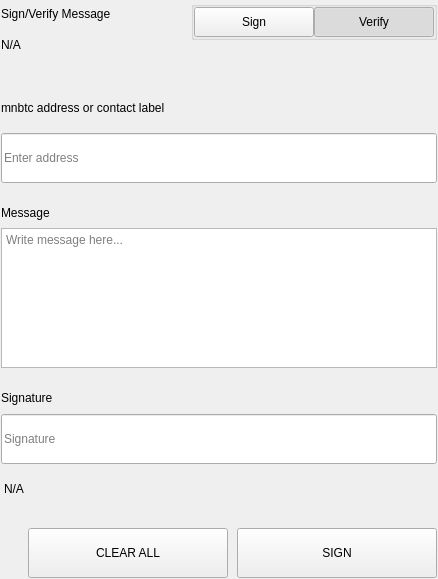
<?xml version="1.0" encoding="UTF-8"?>
<ui version="4.0">
 <class>SettingsSignMessageWidgets</class>
 <widget class="QWidget" name="SettingsSignMessageWidgets">
  <property name="geometry">
   <rect>
    <x>0</x>
    <y>0</y>
    <width>438</width>
    <height>579</height>
   </rect>
  </property>
  <property name="windowTitle">
   <string>Form</string>
  </property>
  <layout class="QVBoxLayout" name="verticalLayout">
   <property name="spacing">
    <number>0</number>
   </property>
   <property name="leftMargin">
    <number>0</number>
   </property>
   <property name="topMargin">
    <number>0</number>
   </property>
   <property name="rightMargin">
    <number>0</number>
   </property>
   <property name="bottomMargin">
    <number>0</number>
   </property>
   <item>
    <widget class="QWidget" name="left" native="true">
     <layout class="QVBoxLayout" name="verticalLayout_3">
      <property name="leftMargin">
       <number>0</number>
      </property>
      <property name="topMargin">
       <number>0</number>
      </property>
      <property name="rightMargin">
       <number>0</number>
      </property>
      <property name="bottomMargin">
       <number>0</number>
      </property>
      <item>
       <widget class="QWidget" name="container_sign" native="true">
        <layout class="QVBoxLayout" name="verticalLayout_2">
         <property name="spacing">
          <number>0</number>
         </property>
         <property name="leftMargin">
          <number>1</number>
         </property>
         <property name="topMargin">
          <number>1</number>
         </property>
         <property name="rightMargin">
          <number>1</number>
         </property>
         <property name="bottomMargin">
          <number>1</number>
         </property>
         <item>
          <layout class="QHBoxLayout" name="horizontalLayout_3" stretch="3,1">
           <property name="spacing">
            <number>40</number>
           </property>
           <item>
            <layout class="QVBoxLayout" name="verticalLayoutTitle">
             <property name="spacing">
              <number>5</number>
             </property>
             <item>
              <widget class="QLabel" name="labelTitle">
               <property name="text">
                <string>Sign/Verify Message</string>
               </property>
              </widget>
             </item>
             <item>
              <widget class="QLabel" name="labelSubtitle1">
               <property name="text">
                <string notr="true">N/A</string>
               </property>
               <property name="wordWrap">
                <bool>true</bool>
               </property>
              </widget>
             </item>
            </layout>
           </item>
           <item alignment="Qt::AlignRight|Qt::AlignTop">
            <widget class="QWidget" name="containerSwitch" native="true">
             <property name="styleSheet">
              <string notr="true">#containerSwitch{
	padding-top:9px;
}</string>
             </property>
             <layout class="QVBoxLayout" name="verticalLayout_6">
              <property name="spacing">
               <number>4</number>
              </property>
              <property name="leftMargin">
               <number>0</number>
              </property>
              <property name="topMargin">
               <number>0</number>
              </property>
              <property name="rightMargin">
               <number>0</number>
              </property>
              <property name="bottomMargin">
               <number>0</number>
              </property>
              <item alignment="Qt::AlignRight">
               <widget class="QGroupBox" name="groupBox">
                <property name="sizePolicy">
                 <sizepolicy hsizetype="Fixed" vsizetype="Preferred">
                  <horstretch>0</horstretch>
                  <verstretch>0</verstretch>
                 </sizepolicy>
                </property>
                <property name="title">
                 <string/>
                </property>
                <property name="alignment">
                 <set>Qt::AlignRight|Qt::AlignTop|Qt::AlignTrailing</set>
                </property>
                <layout class="QHBoxLayout" name="horizontalLayout_4">
                 <property name="spacing">
                  <number>0</number>
                 </property>
                 <property name="leftMargin">
                  <number>0</number>
                 </property>
                 <property name="topMargin">
                  <number>0</number>
                 </property>
                 <property name="rightMargin">
                  <number>0</number>
                 </property>
                 <property name="bottomMargin">
                  <number>0</number>
                 </property>
                 <item>
                  <widget class="QPushButton" name="pushSign">
                   <property name="minimumSize">
                    <size>
                     <width>120</width>
                     <height>30</height>
                    </size>
                   </property>
                   <property name="maximumSize">
                    <size>
                     <width>120</width>
                     <height>30</height>
                    </size>
                   </property>
                   <property name="focusPolicy">
                    <enum>Qt::NoFocus</enum>
                   </property>
                   <property name="text">
                    <string>Sign</string>
                   </property>
                   <property name="checkable">
                    <bool>true</bool>
                   </property>
                   <property name="autoExclusive">
                    <bool>true</bool>
                   </property>
                  </widget>
                 </item>
                 <item>
                  <widget class="QPushButton" name="pushVerify">
                   <property name="minimumSize">
                    <size>
                     <width>120</width>
                     <height>30</height>
                    </size>
                   </property>
                   <property name="maximumSize">
                    <size>
                     <width>120</width>
                     <height>30</height>
                    </size>
                   </property>
                   <property name="focusPolicy">
                    <enum>Qt::NoFocus</enum>
                   </property>
                   <property name="text">
                    <string>Verify</string>
                   </property>
                   <property name="checkable">
                    <bool>true</bool>
                   </property>
                   <property name="checked">
                    <bool>true</bool>
                   </property>
                   <property name="autoExclusive">
                    <bool>true</bool>
                   </property>
                  </widget>
                 </item>
                </layout>
               </widget>
              </item>
              <item alignment="Qt::AlignHCenter|Qt::AlignTop">
               <widget class="QLabel" name="labelSubtitleSwitch">
                <property name="text">
                 <string/>
                </property>
                <property name="alignment">
                 <set>Qt::AlignRight|Qt::AlignTrailing|Qt::AlignVCenter</set>
                </property>
               </widget>
              </item>
             </layout>
            </widget>
           </item>
          </layout>
         </item>
         <item>
          <spacer name="verticalSpacer_2">
           <property name="orientation">
            <enum>Qt::Vertical</enum>
           </property>
           <property name="sizeType">
            <enum>QSizePolicy::Fixed</enum>
           </property>
           <property name="sizeHint" stdset="0">
            <size>
             <width>20</width>
             <height>40</height>
            </size>
           </property>
          </spacer>
         </item>
         <item>
          <widget class="QWidget" name="containerAddress" native="true">
           <property name="sizePolicy">
            <sizepolicy hsizetype="Preferred" vsizetype="Fixed">
             <horstretch>0</horstretch>
             <verstretch>0</verstretch>
            </sizepolicy>
           </property>
           <layout class="QVBoxLayout" name="verticalLayout_5" stretch="0,0">
            <property name="spacing">
             <number>15</number>
            </property>
            <property name="leftMargin">
             <number>0</number>
            </property>
            <property name="topMargin">
             <number>0</number>
            </property>
            <property name="rightMargin">
             <number>0</number>
            </property>
            <property name="bottomMargin">
             <number>0</number>
            </property>
            <item>
             <widget class="QLabel" name="labelSubtitleAddress">
              <property name="minimumSize">
               <size>
                <width>0</width>
                <height>20</height>
               </size>
              </property>
              <property name="maximumSize">
               <size>
                <width>16777215</width>
                <height>20</height>
               </size>
              </property>
              <property name="text">
               <string>mnbtc address or contact label</string>
              </property>
             </widget>
            </item>
            <item>
             <widget class="QLineEdit" name="addressIn_SM">
              <property name="minimumSize">
               <size>
                <width>0</width>
                <height>50</height>
               </size>
              </property>
              <property name="maximumSize">
               <size>
                <width>16777215</width>
                <height>50</height>
               </size>
              </property>
              <property name="placeholderText">
               <string>Enter address</string>
              </property>
             </widget>
            </item>
           </layout>
          </widget>
         </item>
         <item>
          <spacer name="verticalSpacer_3">
           <property name="orientation">
            <enum>Qt::Vertical</enum>
           </property>
           <property name="sizeType">
            <enum>QSizePolicy::Fixed</enum>
           </property>
           <property name="sizeHint" stdset="0">
            <size>
             <width>20</width>
             <height>20</height>
            </size>
           </property>
          </spacer>
         </item>
         <item>
          <layout class="QVBoxLayout" name="verticalLayout_9">
           <property name="spacing">
            <number>5</number>
           </property>
           <item>
            <widget class="QLabel" name="labelSubtitleMessage">
             <property name="minimumSize">
              <size>
               <width>0</width>
               <height>20</height>
              </size>
             </property>
             <property name="maximumSize">
              <size>
               <width>16777215</width>
               <height>20</height>
              </size>
             </property>
             <property name="text">
              <string>Message</string>
             </property>
            </widget>
           </item>
           <item>
            <widget class="QPlainTextEdit" name="messageIn_SM">
             <property name="minimumSize">
              <size>
               <width>0</width>
               <height>140</height>
              </size>
             </property>
             <property name="maximumSize">
              <size>
               <width>16777215</width>
               <height>140</height>
              </size>
             </property>
             <property name="placeholderText">
              <string>Write message here...</string>
             </property>
            </widget>
           </item>
          </layout>
         </item>
         <item>
          <spacer name="verticalSpacer_4">
           <property name="orientation">
            <enum>Qt::Vertical</enum>
           </property>
           <property name="sizeType">
            <enum>QSizePolicy::Fixed</enum>
           </property>
           <property name="sizeHint" stdset="0">
            <size>
             <width>20</width>
             <height>20</height>
            </size>
           </property>
          </spacer>
         </item>
         <item>
          <widget class="QWidget" name="widget" native="true">
           <property name="minimumSize">
            <size>
             <width>0</width>
             <height>75</height>
            </size>
           </property>
           <property name="maximumSize">
            <size>
             <width>16777215</width>
             <height>16777215</height>
            </size>
           </property>
           <layout class="QVBoxLayout" name="verticalLayout_4">
            <property name="leftMargin">
             <number>0</number>
            </property>
            <property name="topMargin">
             <number>0</number>
            </property>
            <property name="rightMargin">
             <number>0</number>
            </property>
            <property name="bottomMargin">
             <number>0</number>
            </property>
            <item>
             <widget class="QLabel" name="labelSubtitleSignature">
              <property name="minimumSize">
               <size>
                <width>0</width>
                <height>20</height>
               </size>
              </property>
              <property name="maximumSize">
               <size>
                <width>16777215</width>
                <height>20</height>
               </size>
              </property>
              <property name="text">
               <string>Signature</string>
              </property>
             </widget>
            </item>
            <item>
             <widget class="QLineEdit" name="signatureOut_SM">
              <property name="minimumSize">
               <size>
                <width>0</width>
                <height>50</height>
               </size>
              </property>
              <property name="placeholderText">
               <string>Signature</string>
              </property>
             </widget>
            </item>
           </layout>
          </widget>
         </item>
         <item>
          <widget class="QLabel" name="statusLabel_SM">
           <property name="styleSheet">
            <string notr="true">padding-top:5px;</string>
           </property>
           <property name="text">
            <string notr="true">N/A</string>
           </property>
          </widget>
         </item>
         <item>
          <spacer name="verticalSpacer">
           <property name="orientation">
            <enum>Qt::Vertical</enum>
           </property>
           <property name="sizeType">
            <enum>QSizePolicy::Fixed</enum>
           </property>
           <property name="sizeHint" stdset="0">
            <size>
             <width>20</width>
             <height>20</height>
            </size>
           </property>
          </spacer>
         </item>
         <item>
          <layout class="QHBoxLayout" name="horizontalLayout_7">
           <property name="spacing">
            <number>9</number>
           </property>
           <item>
            <spacer name="horizontalSpacer_5">
             <property name="orientation">
              <enum>Qt::Horizontal</enum>
             </property>
             <property name="sizeType">
              <enum>QSizePolicy::Expanding</enum>
             </property>
             <property name="sizeHint" stdset="0">
              <size>
               <width>40</width>
               <height>20</height>
              </size>
             </property>
            </spacer>
           </item>
           <item>
            <widget class="QPushButton" name="pushButtonClear">
             <property name="minimumSize">
              <size>
               <width>200</width>
               <height>50</height>
              </size>
             </property>
             <property name="focusPolicy">
              <enum>Qt::NoFocus</enum>
             </property>
             <property name="text">
              <string>CLEAR ALL</string>
             </property>
            </widget>
           </item>
           <item>
            <widget class="QPushButton" name="pushButtonSave">
             <property name="minimumSize">
              <size>
               <width>200</width>
               <height>50</height>
              </size>
             </property>
             <property name="maximumSize">
              <size>
               <width>200</width>
               <height>50</height>
              </size>
             </property>
             <property name="focusPolicy">
              <enum>Qt::NoFocus</enum>
             </property>
             <property name="text">
              <string>SIGN</string>
             </property>
            </widget>
           </item>
          </layout>
         </item>
        </layout>
       </widget>
      </item>
     </layout>
    </widget>
   </item>
  </layout>
 </widget>
 <resources/>
 <connections/>
</ui>
